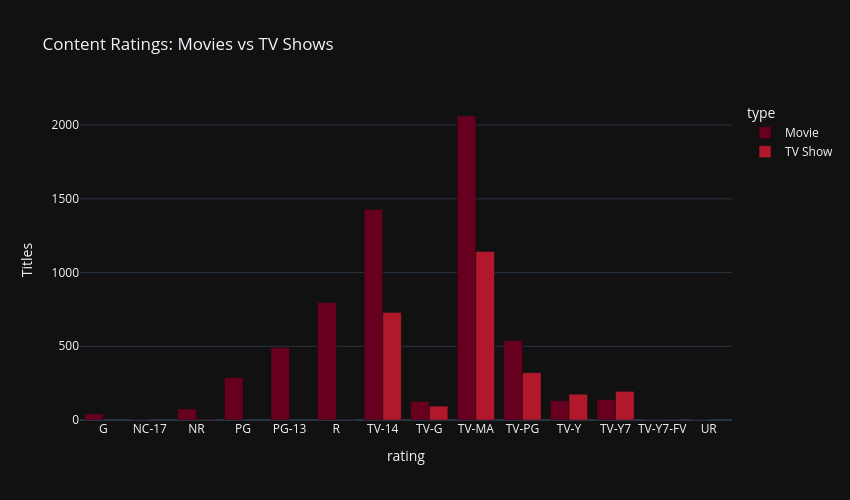

The code cell stored with this chart in its notebook:
### Markdown cell above
### Content Ratings by Type
Compare content ratings between Movies and TV Shows.

### Code cell
rating_type = df.groupby(["rating", "type"]).size().reset_index(name="Titles")

fig = px.bar(
    rating_type, x="rating", y="Titles", color="type",
    barmode="group",
    color_discrete_sequence=px.colors.sequential.RdBu,
    template="plotly_dark",
    title="Content Ratings: Movies vs TV Shows",
    height=500, width=850
)

fig.write_html("../outputs/ratings_by_type.html")
fig.show()

### Figure 1 — Plotly figure (JSON) as saved in the notebook; plotly's stock layout.template omitted (floating-point values rounded to 4 significant figures)
{"data": [{"alignmentgroup": "True", "hovertemplate": "type=Movie<br>rating=%{x}<br>Titles=%{y}<extra></extra>", "legendgroup": "Movie", "marker": {"color": "rgb(103,0,31)", "pattern": {"shape": ""}}, "name": "Movie", "offsetgroup": "Movie", "orientation": "v", "showlegend": true, "textposition": "auto", "type": "bar", "x": ["G", "NC-17", "NR", "PG", "PG-13", "R", "TV-14", "TV-G", "TV-MA", "TV-PG", "TV-Y", "TV-Y7", "TV-Y7-FV", "UR"], "xaxis": "x", "y": [41, 3, 75, 287, 490, 797, 1427, 126, 2062, 540, 131, 139, 5, 3], "yaxis": "y"}, {"alignmentgroup": "True", "hovertemplate": "type=TV Show<br>rating=%{x}<br>Titles=%{y}<extra></extra>", "legendgroup": "TV Show", "marker": {"color": "rgb(178,24,43)", "pattern": {"shape": ""}}, "name": "TV Show", "offsetgroup": "TV Show", "orientation": "v", "showlegend": true, "textposition": "auto", "type": "bar", "x": ["NR", "R", "TV-14", "TV-G", "TV-MA", "TV-PG", "TV-Y", "TV-Y7", "TV-Y7-FV"], "xaxis": "x", "y": [4, 2, 730, 94, 1143, 321, 175, 194, 1], "yaxis": "y"}], "layout": {"barmode": "group", "height": 500, "legend": {"title": {"text": "type"}, "tracegroupgap": 0}, "title": {"text": "Content Ratings: Movies vs TV Shows"}, "width": 850, "xaxis": {"anchor": "y", "domain": [0, 1], "title": {"text": "rating"}}, "yaxis": {"anchor": "x", "domain": [0, 1], "title": {"text": "Titles"}}}}
